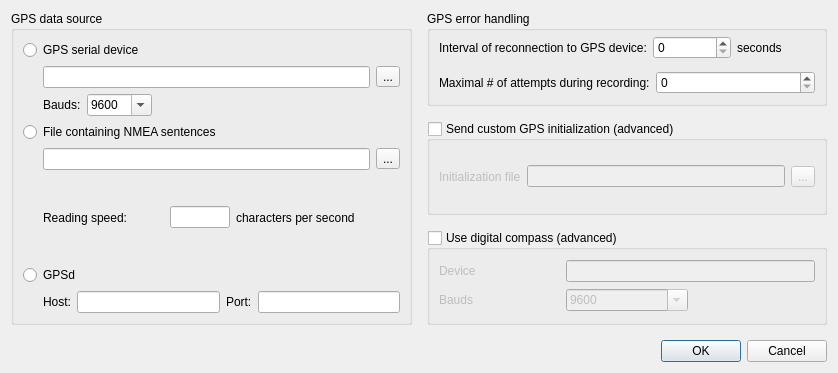
<?xml version="1.0" encoding="UTF-8"?>
<ui version="4.0">
 <class>DlgSettings</class>
 <widget class="QDialog" name="DlgSettings">
  <property name="windowModality">
   <enum>Qt::WindowModal</enum>
  </property>
  <property name="geometry">
   <rect>
    <x>0</x>
    <y>0</y>
    <width>838</width>
    <height>373</height>
   </rect>
  </property>
  <property name="sizePolicy">
   <sizepolicy hsizetype="Minimum" vsizetype="Minimum">
    <horstretch>0</horstretch>
    <verstretch>0</verstretch>
   </sizepolicy>
  </property>
  <property name="windowTitle">
   <string>Settings</string>
  </property>
  <layout class="QGridLayout" name="gridLayout">
   <property name="spacing">
    <number>15</number>
   </property>
   <item row="0" column="0" rowspan="3">
    <widget class="QGroupBox" name="groupBox">
     <property name="title">
      <string>GPS data source</string>
     </property>
     <layout class="QVBoxLayout" name="verticalLayout_2">
      <item>
       <widget class="QRadioButton" name="serial_radio">
        <property name="sizePolicy">
         <sizepolicy hsizetype="Minimum" vsizetype="Fixed">
          <horstretch>0</horstretch>
          <verstretch>0</verstretch>
         </sizepolicy>
        </property>
        <property name="text">
         <string>GPS serial device</string>
        </property>
       </widget>
      </item>
      <item>
       <layout class="QHBoxLayout" name="horizontalLayout">
        <item>
         <spacer name="horizontalSpacer_2">
          <property name="orientation">
           <enum>Qt::Horizontal</enum>
          </property>
          <property name="sizeType">
           <enum>QSizePolicy::Fixed</enum>
          </property>
          <property name="sizeHint" stdset="0">
           <size>
            <width>20</width>
            <height>20</height>
           </size>
          </property>
         </spacer>
        </item>
        <item>
         <widget class="QLineEdit" name="serial_path"/>
        </item>
        <item>
         <widget class="QToolButton" name="serial_browse">
          <property name="maximumSize">
           <size>
            <width>40</width>
            <height>16777215</height>
           </size>
          </property>
          <property name="text">
           <string>...</string>
          </property>
         </widget>
        </item>
       </layout>
      </item>
      <item>
       <layout class="QHBoxLayout" name="horizontalLayout_5">
        <item>
         <spacer name="horizontalSpacer_3">
          <property name="orientation">
           <enum>Qt::Horizontal</enum>
          </property>
          <property name="sizeType">
           <enum>QSizePolicy::Fixed</enum>
          </property>
          <property name="sizeHint" stdset="0">
           <size>
            <width>20</width>
            <height>20</height>
           </size>
          </property>
         </spacer>
        </item>
        <item>
         <widget class="QLabel" name="label_2">
          <property name="text">
           <string>Bauds:</string>
          </property>
         </widget>
        </item>
        <item>
         <widget class="QComboBox" name="serial_bauds">
          <property name="editable">
           <bool>true</bool>
          </property>
          <property name="currentIndex">
           <number>1</number>
          </property>
          <item>
           <property name="text">
            <string>4800</string>
           </property>
          </item>
          <item>
           <property name="text">
            <string>9600</string>
           </property>
          </item>
          <item>
           <property name="text">
            <string>19200</string>
           </property>
          </item>
          <item>
           <property name="text">
            <string>38400</string>
           </property>
          </item>
         </widget>
        </item>
        <item>
         <spacer name="horizontalSpacer_4">
          <property name="orientation">
           <enum>Qt::Horizontal</enum>
          </property>
          <property name="sizeHint" stdset="0">
           <size>
            <width>43</width>
            <height>20</height>
           </size>
          </property>
         </spacer>
        </item>
       </layout>
      </item>
      <item>
       <widget class="QRadioButton" name="file_radio">
        <property name="text">
         <string>File containing NMEA sentences</string>
        </property>
       </widget>
      </item>
      <item>
       <layout class="QHBoxLayout" name="horizontalLayout_2">
        <item>
         <spacer name="horizontalSpacer">
          <property name="orientation">
           <enum>Qt::Horizontal</enum>
          </property>
          <property name="sizeType">
           <enum>QSizePolicy::Fixed</enum>
          </property>
          <property name="sizeHint" stdset="0">
           <size>
            <width>20</width>
            <height>20</height>
           </size>
          </property>
         </spacer>
        </item>
        <item>
         <widget class="QLineEdit" name="file_path"/>
        </item>
        <item>
         <widget class="QToolButton" name="file_browse">
          <property name="maximumSize">
           <size>
            <width>40</width>
            <height>16777215</height>
           </size>
          </property>
          <property name="text">
           <string>...</string>
          </property>
         </widget>
        </item>
       </layout>
      </item>
      <item>
       <layout class="QHBoxLayout" name="horizontalLayout_4">
        <item>
         <spacer name="horizontalSpacer_3">
          <property name="orientation">
           <enum>Qt::Horizontal</enum>
          </property>
          <property name="sizeType">
           <enum>QSizePolicy::Fixed</enum>
          </property>
          <property name="sizeHint" stdset="0">
           <size>
            <width>20</width>
            <height>20</height>
           </size>
          </property>
         </spacer>
        </item>
        <item>
         <widget class="QLabel" name="label">
          <property name="text">
           <string>Reading speed:</string>
          </property>
         </widget>
        </item>
        <item>
         <widget class="QLineEdit" name="file_charsPerSecond">
          <property name="maximumSize">
           <size>
            <width>60</width>
            <height>16777215</height>
           </size>
          </property>
         </widget>
        </item>
        <item>
         <widget class="QLabel" name="label_3">
          <property name="text">
           <string>characters per second</string>
          </property>
         </widget>
        </item>
        <item>
         <spacer name="horizontalSpacer_4">
          <property name="orientation">
           <enum>Qt::Horizontal</enum>
          </property>
          <property name="sizeType">
           <enum>QSizePolicy::Fixed</enum>
          </property>
          <property name="sizeHint" stdset="0">
           <size>
            <width>43</width>
            <height>20</height>
           </size>
          </property>
         </spacer>
        </item>
       </layout>
      </item>
      <item>
       <widget class="QRadioButton" name="gpsd_radio">
        <property name="text">
         <string>GPSd</string>
        </property>
       </widget>
      </item>
      <item>
       <layout class="QHBoxLayout" name="horizontalLayout_6">
        <property name="topMargin">
         <number>0</number>
        </property>
        <property name="bottomMargin">
         <number>0</number>
        </property>
        <item>
         <spacer name="horizontalSpacer_5">
          <property name="orientation">
           <enum>Qt::Horizontal</enum>
          </property>
          <property name="sizeType">
           <enum>QSizePolicy::Fixed</enum>
          </property>
          <property name="sizeHint" stdset="0">
           <size>
            <width>20</width>
            <height>20</height>
           </size>
          </property>
         </spacer>
        </item>
        <item>
         <widget class="QLabel" name="label_4">
          <property name="text">
           <string>Host:</string>
          </property>
         </widget>
        </item>
        <item>
         <widget class="QLineEdit" name="gpsdHost_lineEdit"/>
        </item>
        <item>
         <widget class="QLabel" name="label_5">
          <property name="text">
           <string>Port:</string>
          </property>
         </widget>
        </item>
        <item>
         <widget class="QLineEdit" name="gpsdPort_lineEdit"/>
        </item>
       </layout>
      </item>
     </layout>
    </widget>
   </item>
   <item row="0" column="1">
    <widget class="QGroupBox" name="groupBox_2">
     <property name="title">
      <string>GPS error handling</string>
     </property>
     <layout class="QVBoxLayout" name="verticalLayout_3">
      <property name="topMargin">
       <number>0</number>
      </property>
      <property name="bottomMargin">
       <number>9</number>
      </property>
      <item>
       <layout class="QHBoxLayout" name="horizontalLayout_3">
        <item>
         <widget class="QLabel" name="label_7">
          <property name="text">
           <string>Interval of reconnection to GPS device:</string>
          </property>
         </widget>
        </item>
        <item>
         <widget class="QSpinBox" name="reconnectInterval_spinBox">
          <property name="minimum">
           <number>0</number>
          </property>
          <property name="value">
           <number>0</number>
          </property>
         </widget>
        </item>
        <item>
         <widget class="QLabel" name="label_8">
          <property name="text">
           <string>seconds</string>
          </property>
         </widget>
        </item>
       </layout>
      </item>
      <item>
       <layout class="QHBoxLayout" name="horizontalLayout_8">
        <item>
         <widget class="QLabel" name="label_9">
          <property name="text">
           <string>Maximal # of attempts during recording:</string>
          </property>
         </widget>
        </item>
        <item>
         <widget class="QSpinBox" name="recAttemptCount_spinBox"/>
        </item>
       </layout>
      </item>
     </layout>
     <zorder></zorder>
    </widget>
   </item>
   <item row="1" column="1">
    <widget class="QGroupBox" name="groupGpsInit">
     <property name="title">
      <string>Send custom GPS initialization (advanced)</string>
     </property>
     <property name="checkable">
      <bool>true</bool>
     </property>
     <property name="checked">
      <bool>false</bool>
     </property>
     <layout class="QHBoxLayout" name="horizontalLayout_7">
      <item>
       <widget class="QLabel" name="label_6">
        <property name="text">
         <string>Initialization file</string>
        </property>
       </widget>
      </item>
      <item>
       <widget class="QLineEdit" name="editInitFile"/>
      </item>
      <item>
       <widget class="QToolButton" name="btnBrowseInitFile">
        <property name="text">
         <string>...</string>
        </property>
       </widget>
      </item>
     </layout>
    </widget>
   </item>
   <item row="2" column="1">
    <widget class="QGroupBox" name="groupCompass">
     <property name="title">
      <string>Use digital compass (advanced)</string>
     </property>
     <property name="checkable">
      <bool>true</bool>
     </property>
     <property name="checked">
      <bool>false</bool>
     </property>
     <layout class="QGridLayout" name="gridLayout_2">
      <item row="0" column="0">
       <widget class="QLabel" name="label_11">
        <property name="text">
         <string>Device</string>
        </property>
       </widget>
      </item>
      <item row="0" column="1" colspan="2">
       <widget class="QLineEdit" name="editCompassDevice"/>
      </item>
      <item row="1" column="0">
       <widget class="QLabel" name="label_10">
        <property name="text">
         <string>Bauds</string>
        </property>
       </widget>
      </item>
      <item row="1" column="1">
       <widget class="QComboBox" name="cboCompassBauds">
        <property name="editable">
         <bool>true</bool>
        </property>
        <property name="currentIndex">
         <number>1</number>
        </property>
        <item>
         <property name="text">
          <string>4800</string>
         </property>
        </item>
        <item>
         <property name="text">
          <string>9600</string>
         </property>
        </item>
        <item>
         <property name="text">
          <string>19200</string>
         </property>
        </item>
        <item>
         <property name="text">
          <string>38400</string>
         </property>
        </item>
       </widget>
      </item>
      <item row="1" column="2">
       <spacer name="horizontalSpacer_6">
        <property name="orientation">
         <enum>Qt::Horizontal</enum>
        </property>
        <property name="sizeType">
         <enum>QSizePolicy::Preferred</enum>
        </property>
        <property name="sizeHint" stdset="0">
         <size>
          <width>40</width>
          <height>20</height>
         </size>
        </property>
       </spacer>
      </item>
     </layout>
    </widget>
   </item>
   <item row="3" column="0" colspan="2">
    <widget class="QDialogButtonBox" name="buttonBox">
     <property name="orientation">
      <enum>Qt::Horizontal</enum>
     </property>
     <property name="standardButtons">
      <set>QDialogButtonBox::Cancel|QDialogButtonBox::Ok</set>
     </property>
    </widget>
   </item>
  </layout>
 </widget>
 <tabstops>
  <tabstop>serial_radio</tabstop>
  <tabstop>serial_path</tabstop>
  <tabstop>serial_browse</tabstop>
  <tabstop>serial_bauds</tabstop>
  <tabstop>file_radio</tabstop>
  <tabstop>file_path</tabstop>
  <tabstop>file_browse</tabstop>
  <tabstop>file_charsPerSecond</tabstop>
  <tabstop>gpsd_radio</tabstop>
  <tabstop>gpsdHost_lineEdit</tabstop>
  <tabstop>gpsdPort_lineEdit</tabstop>
  <tabstop>reconnectInterval_spinBox</tabstop>
  <tabstop>recAttemptCount_spinBox</tabstop>
  <tabstop>buttonBox</tabstop>
 </tabstops>
 <resources/>
 <connections>
  <connection>
   <sender>buttonBox</sender>
   <signal>accepted()</signal>
   <receiver>DlgSettings</receiver>
   <slot>accept()</slot>
   <hints>
    <hint type="sourcelabel">
     <x>248</x>
     <y>254</y>
    </hint>
    <hint type="destinationlabel">
     <x>157</x>
     <y>274</y>
    </hint>
   </hints>
  </connection>
  <connection>
   <sender>buttonBox</sender>
   <signal>rejected()</signal>
   <receiver>DlgSettings</receiver>
   <slot>reject()</slot>
   <hints>
    <hint type="sourcelabel">
     <x>316</x>
     <y>260</y>
    </hint>
    <hint type="destinationlabel">
     <x>286</x>
     <y>274</y>
    </hint>
   </hints>
  </connection>
 </connections>
</ui>
